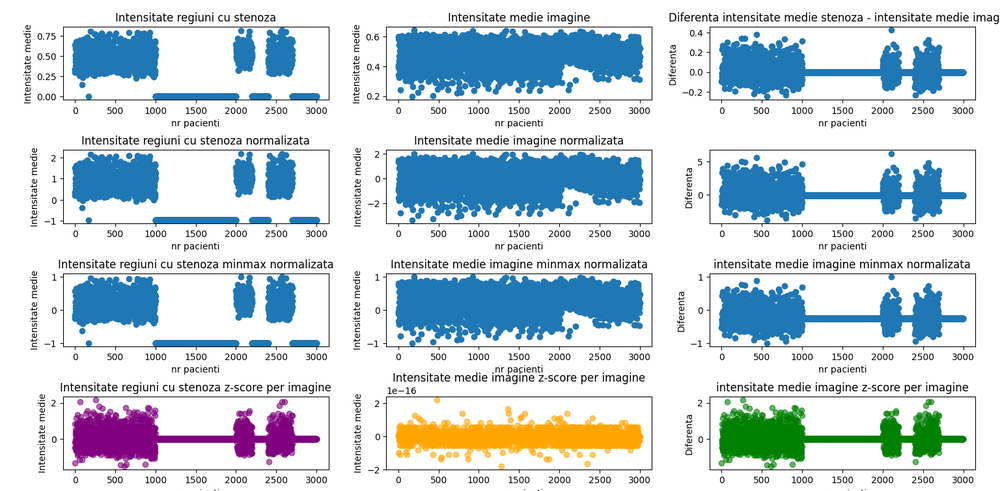
#> input picture data_analysis.png, 1000 x 491 px, shrunk from 1536 x 754 before the run
$ python -i preprocess_dataset.py   (imports and definitions only)
#> lines starting #> are read from the running program, lines starting #| are printed output that depends on the picture
import os
import json
import argparse
import numpy as np
import cv2
from PIL import Image
from tqdm import tqdm

def apply_clahe(img_rgb):
    """
    Applies CLAHE to the L channel of an RGB image converted to LAB.
    """
    # Convert to LAB
    lab = cv2.cvtColor(img_rgb, cv2.COLOR_RGB2LAB)
#> lab: shape (491, 1000, 3); mean of channels 0, 1, 2 217.6, 127.9, 122.9
    l, a, b = cv2.split(lab)
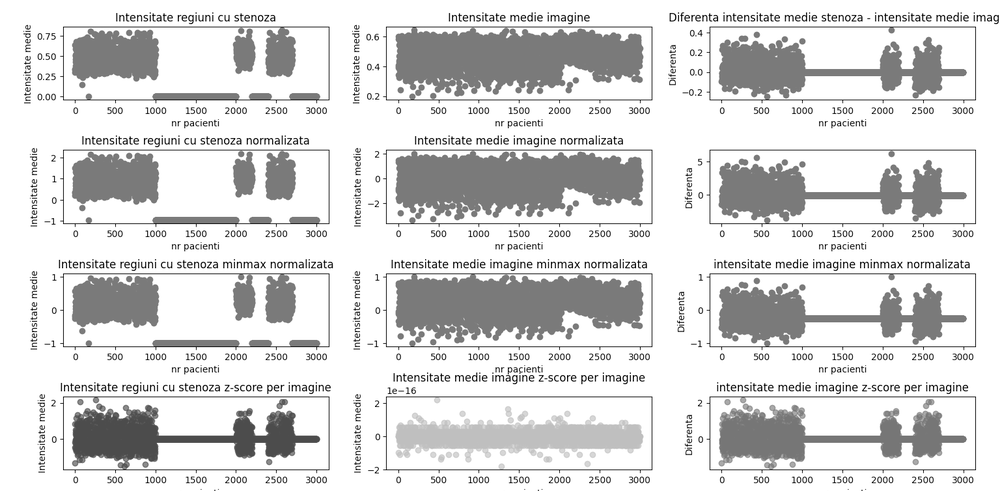
#> l: shape (491, 1000); min 0, max 255, mean 217.6
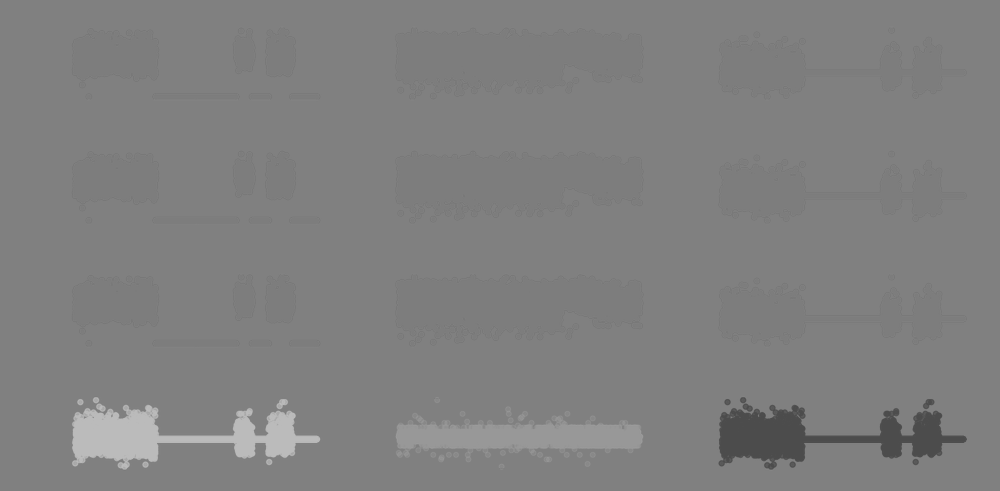
#> a: shape (491, 1000); min 76, max 188, mean 127.9
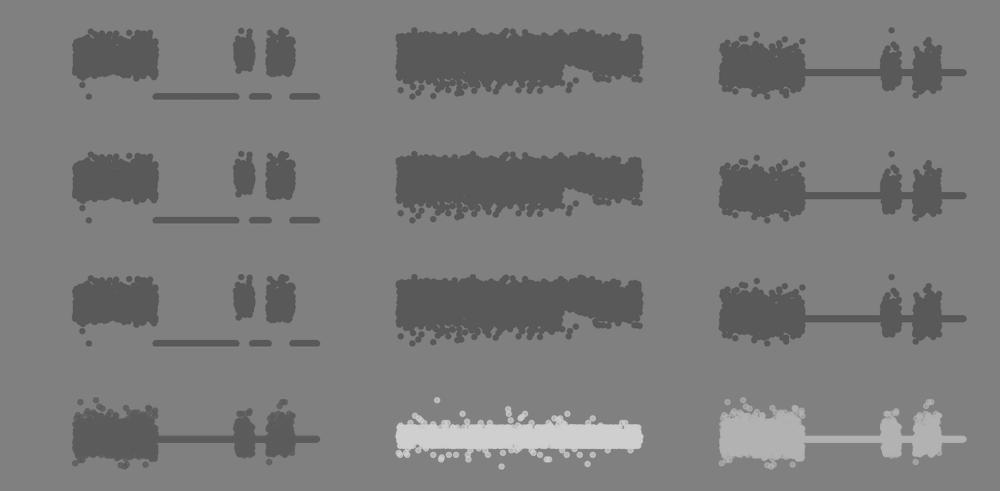
#> b: shape (491, 1000); min 85, max 207, mean 122.9

    # Apply CLAHE to L-channel
    clahe = cv2.createCLAHE(clipLimit=2.0, tileGridSize=(8, 8))
    l = clahe.apply(l)

    # Merge and convert back to RGB
    lab = cv2.merge((l, a, b))
#> lab: shape (491, 1000, 3); mean of channels 0, 1, 2 214.5, 127.9, 122.9
    img_clahe = cv2.cvtColor(lab, cv2.COLOR_LAB2RGB)
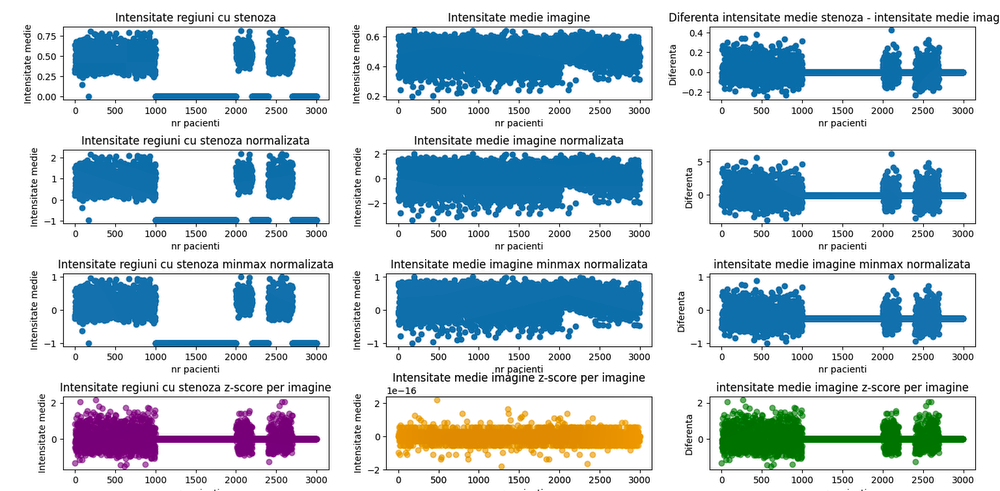
#> img_clahe: shape (491, 1000, 3); mean R, G, B 197.7, 212.2, 219.9
    return img_clahe

# [54 lines left out: function main, not called in this run]

# [2 lines not run here, left out]

>>> import cv2
>>> picture = cv2.cvtColor(cv2.imread('../data_analysis.png'), cv2.COLOR_BGR2RGB)
>>> result = apply_clahe(picture)

$ run again, on gradcam_comparison.png
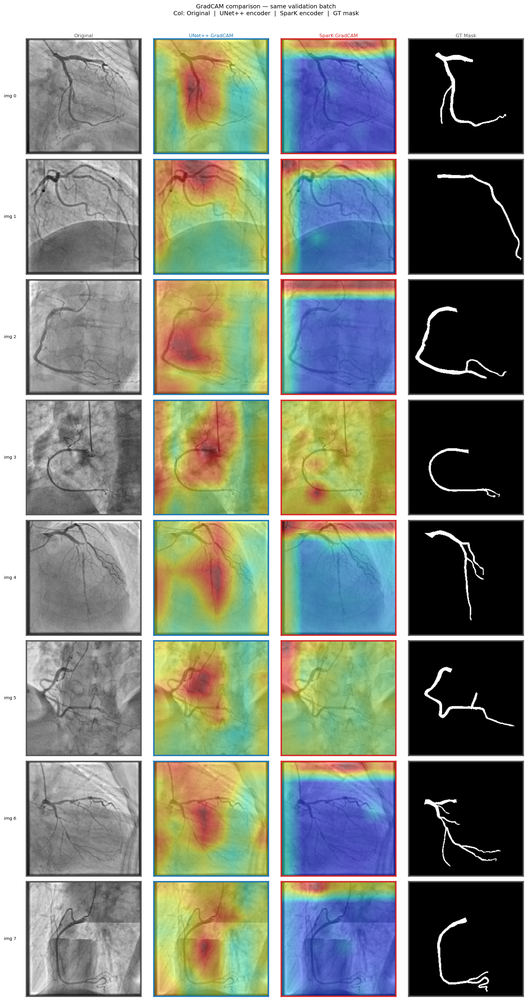
#> input picture gradcam_comparison.png, 527 x 1000 px, shrunk from 1766 x 3351 before the run
#> in apply_clahe, `l, a, b = cv2.split(lab)`:
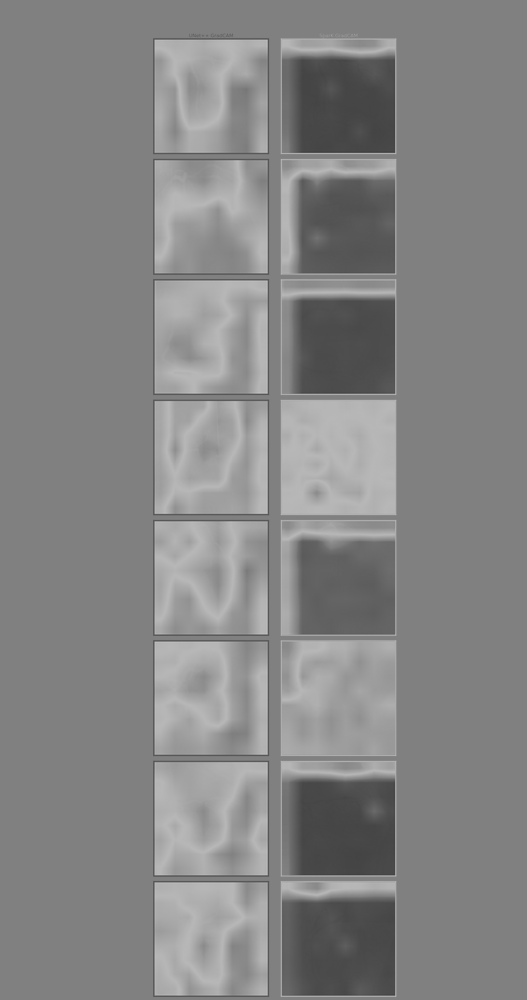
#> b: shape (1000, 527); min 64, max 192, mean 132.8
#> in apply_clahe, `img_clahe = cv2.cvtColor(lab, cv2.COLOR_LAB2RGB)`:
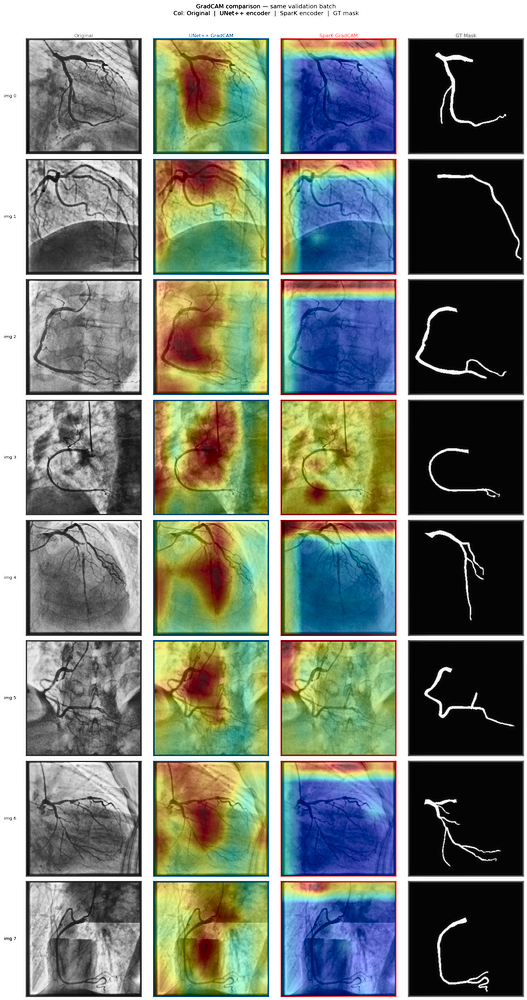
#> img_clahe: shape (1000, 527, 3); mean R, G, B 121.1, 128.1, 118.1
